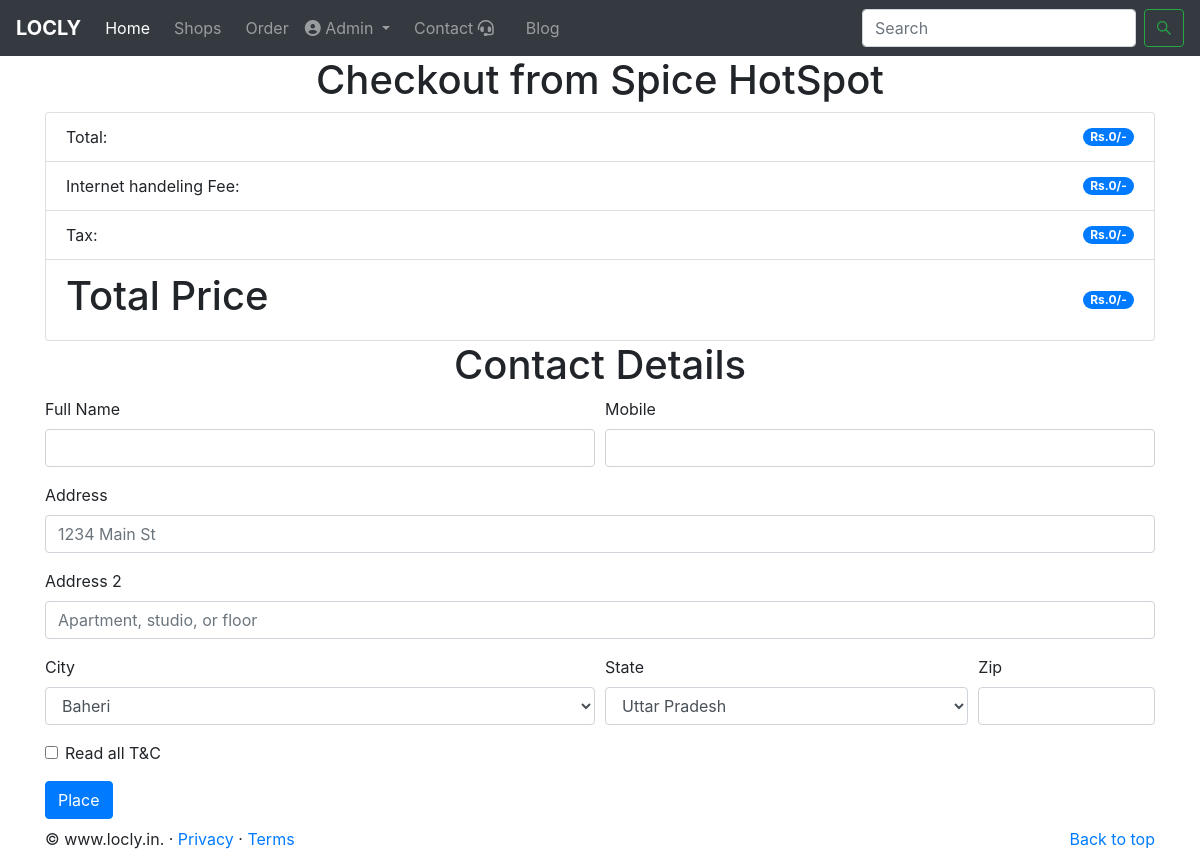
The page /order/2 (signed in) on the database as committed earlier.
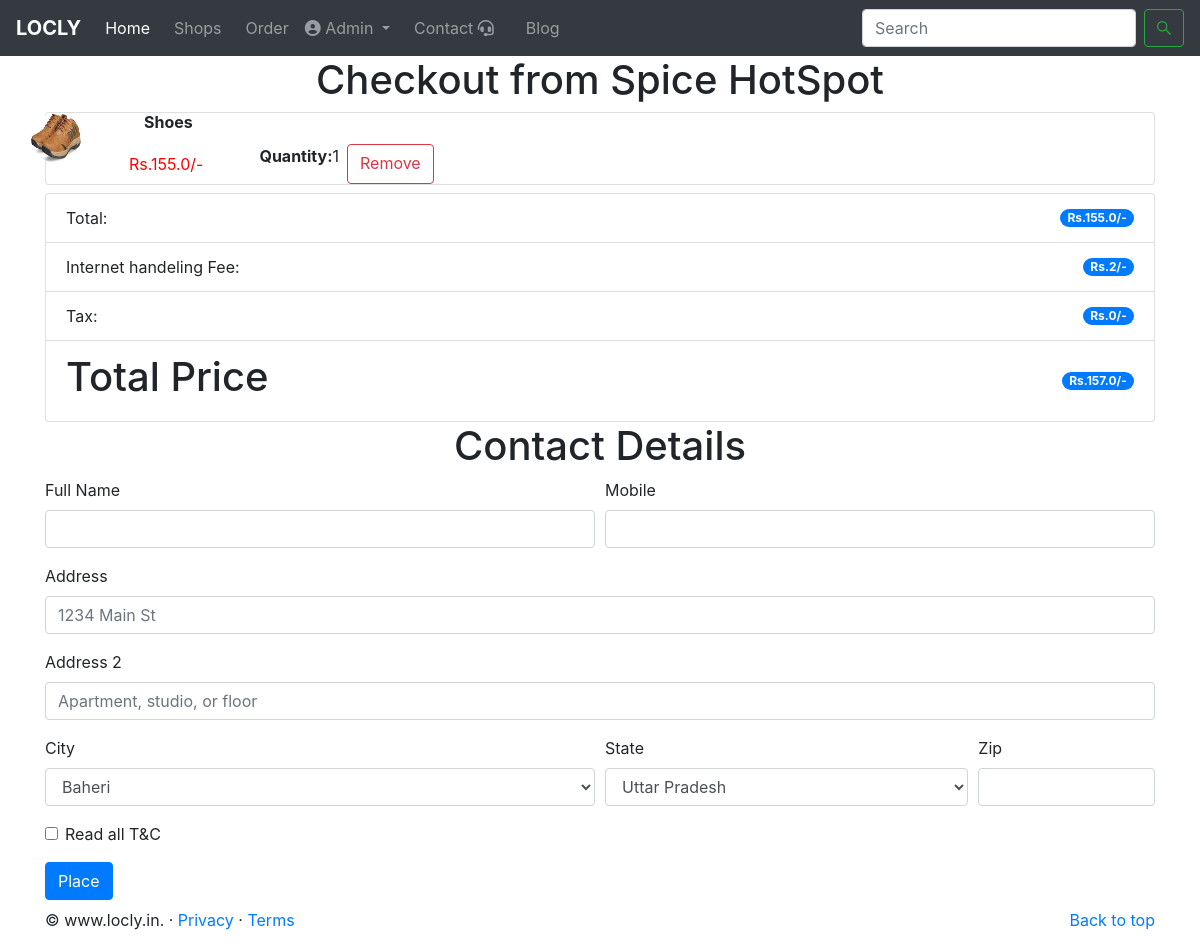
The same page on the database as committed later.
### MyApp/models.py (models this page shows, shortened)
class cart(models.Model):
    user=models.ForeignKey(User,on_delete=models.CASCADE)
    quantity=models.IntegerField()
    products=models.ForeignKey(products,on_delete=models.CASCADE)
    shop=models.ForeignKey(shop,on_delete=models.CASCADE)

class products(models.Model):
    shop=models.ForeignKey(shop,on_delete=models.CASCADE)
    prod_name=models.CharField(max_length=20)
    prod_disc=models.CharField(max_length=100)
    prod_price=models.FloatField()
    Grocery = 'Grocery'
    Medical = 'Medical'
    DailyE='DailyE'
    CHOICES = [
        (Grocery, 'Grocery'),
        (Medical, 'Medical'),
        (DailyE, 'DailyE')]
    category = models.CharField(max_length=20,choices=CHOICES,default=Grocery)
    prod_img=models.ImageField(upload_to="static/")

### MyApp/views.py (the view, shortened to what this page needs)
# urls.py: path('order/<int:shopid>', views.order_cart ,name='Order'),
@login_required(login_url='/login')
def order_cart(request,shopid):
    shopn=shop.objects.filter(id=shopid)[0]
    cart_chechkout=cart.objects.filter(user=request.user,shop=shopn)
    total_price=0
    for i in cart_chechkout:
        total_price+=i.products.prod_price
    int_hand_fee=round(total_price/100)
    tax=0
    total=total_price+tax+int_hand_fee
    data=''
    for item in cart_chechkout:
        data= data + item.products.prod_name + ','+ str(item.products.prod_price) + ',' + str(item.products.id) + ';'
    order_price=f'Total price:{total_price} InternetFee: {int_hand_fee} Tax : {tax} Final Price {total}'
    params={'checkout':cart_chechkout,'shop':shopn,'total_price':total_price,'int_hand_fee':int_hand_fee,
    'tax':tax,'total':total}
    return render(request,'order.html',params)

### templates/order.html (shortened to what this page needs)
{% extends 'base.html' %}
{% block body %}
<h1 align="center">Checkout from {{shop.shop_name}} </h1>
<div class="container">
{% for item in checkout %}
<div class="card my-2">
    <div class="row">
        <img style="width:50px;height:50px;" src="/{{item.products.prod_img}}" alt="..." class="rounded-circle">
        <div class="col">
            <h6 class="card-title mx-5"><b>{{item.products.prod_name}}</b></h6>
            <div class="row">
                <p class="my-2 mx-5" style="color:red;">Rs.{{item.products.prod_price}}/-</p>
                <h8 class='mx-2'><b> Quantity:</b>{{item.quantity}}</h8>
                <a href="/addtocart/{{item.id}}/delete/" class="btn btn-outline-danger">Remove</a>
            </div>
        </div>
    </div>
</div>
{% endfor %}
<ul class="list-group">
  <li class="list-group-item d-flex justify-content-between align-items-center">
    Total:
    <span class="badge badge-primary badge-pill">Rs.{{total_price}}/-</span>
  </li>
  <li class="list-group-item d-flex justify-content-between align-items-center">
    Internet handeling Fee:
    <span class="badge badge-primary badge-pill">Rs.{{int_hand_fee}}/-</span>
  </li>
  <li class="list-group-item d-flex justify-content-between align-items-center">
    Tax:
    <span class="badge badge-primary badge-pill">Rs.{{tax}}/-</span>
  </li>
  <li class="list-group-item d-flex justify-content-between align-items-center">
    <h1>Total Price</h1>
    <span class="badge badge-primary badge-pill">Rs.{{total}}/-</span>
  </li>
</ul>
<h1 align="center">Contact Details </h1>
<form class='my-2' method='POST',action='order/{{shop.id}}'>{% csrf_token %}
  <div class="form-row">
    <div class="form-group col-md-6">
      <label for="full_name">Full Name</label>
      <input name='full_name'type="text" class="form-control" id="full_name">
    </div>
    <div class="form-group col-md-6">
      <label for="Mobile">Mobile</label>
      <input type="tel"name='mobile' class="form-control" id="Mobile">
    </div>
  </div>
  <div class="form-group">
    <label for="inputAddress">Address</label>
    <input type="text"name='address' class="form-control" id="inputAddress" placeholder="1234 Main St">
  </div>
  <div class="form-group">
    <label for="inputAddress2">Address 2</label>
    <input type="text" name='address2'class="form-control" id="inputAddress2" placeholder="Apartment, studio, or floor">
  </div>
  <div class="form-row">
    <div class="form-group col-md-6">
      <label for="city">City</label>
      <select id="city" name='city' class="form-control">
        <option selected>Baheri</option>
      </select>
    </div>
    <div class="form-group col-md-4">
      <label for="inputState">State</label>
      <select id="inputState"name='state' class="form-control">
        <option selected>Uttar Pradesh</option>
      </select>
    </div>
    <div class="form-group col-md-2">
      <label for="inputZip">Zip</label>
      <input name='zip'type="text" class="form-control" id="inputZip">
    </div>
  </div>
  <div class="form-group">
    <div class="form-check">
      <input class="form-check-input" type="checkbox" id="gridCheck">
      <label class="form-check-label" for="gridCheck">
        Read all T&C
      </label>
    </div>
  </div>
  <button type="submit" class="btn btn-primary">Place</button>
</form>
</div>
{% endblock body %}

Rows that differ between the two databases and show on the page:
added cart: products.prod_img (picture), products.prod_name "Shoes", products.prod_price "155.0", quantity "1"
Other text that changed with them:
{{ total_price }}: "0" → "155.0"
{{ int_hand_fee }}: "0" → "2"
{{ total }}: "0" → "157.0"
